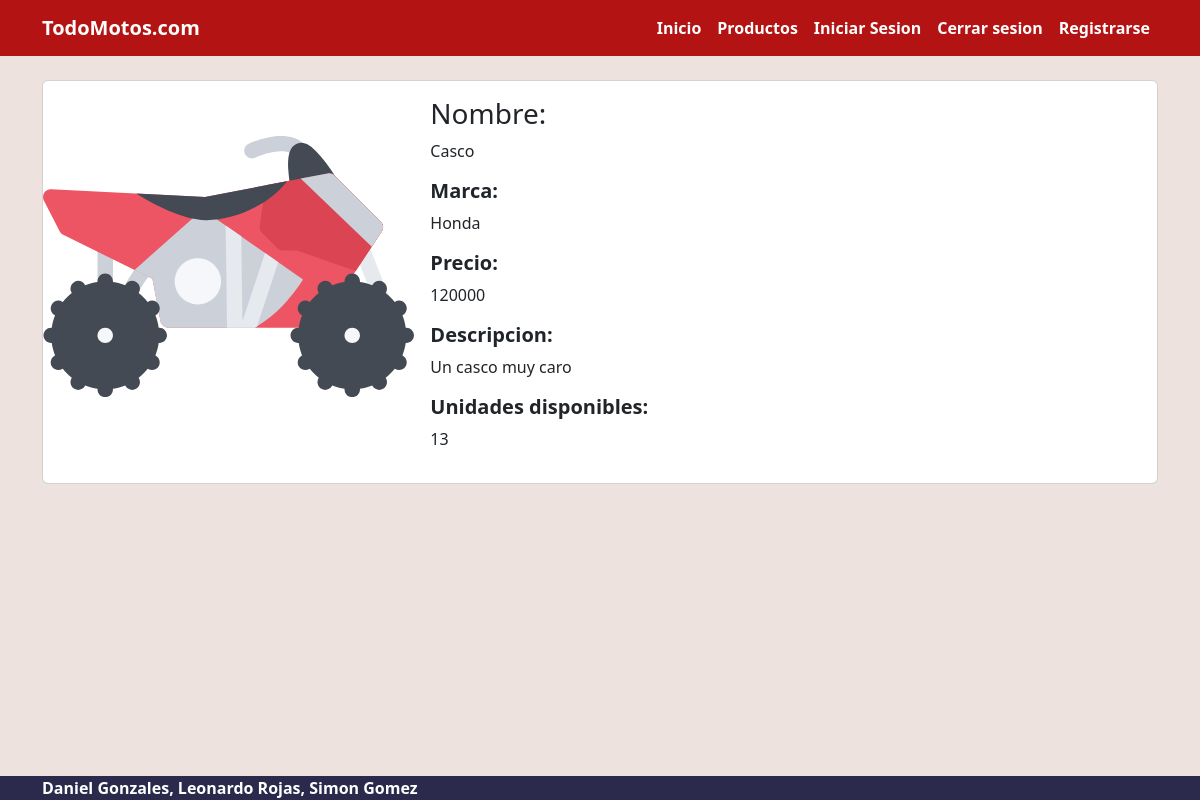
Page /product/1 on the committed database.
### ecommerce/models.py (models this page shows)
class Product(models.Model):
    name = models.CharField(max_length=255)
    brand = models.CharField(max_length=50)
    description = models.CharField(max_length=300)
    price = models.IntegerField()
    stock = models.IntegerField()

### ecommerce/views.py (the view, shortened to what this page needs)
# urls.py: path('product/<str:id>',ProductView.as_view(),name='product'),
class ProductView(View):
    template_name = 'pages/product.html'
    def get(self, request, id):
        viewData = {}
        if(request.user.is_superuser):
            viewData['isSuperUser'] = 1
        else:
            viewData['isSuperUser'] = 0
        try:
            product_id = int(id)
            if product_id < 1:
                raise ValueError("Product id must be 1 or greater")
            product = get_object_or_404(Product, pk=product_id)
        except:
            return redirect('error')
        viewData["product"] = product
        return render(request, self.template_name, viewData)

### ecommerce/templates/pages/product.html (shortened to what this page needs)
{% extends 'base.html' %}
{% load static %}
{% block content %}
<div class="card mb-3">
    <div class="row g-0">
        <div class="col-md-4">
            <img src="{% static 'products/icono_moto.svg' %}"
                class="img-fluid rounded-start">
        </div>
        <div class="col-md-8">
            <div class="card-body">
                <h3 class="card-title">Nombre:</h3>
                <p class="fst-normal">{{product.name}}</p>
                <h5 class="fw-bold">Marca: </h5>
                <p class="fst-normal">{{product.brand}}</p>
                <h5 class="fw-bold">Precio:</h5>
                <p class="fst-normal">{{product.price}}</p>
                <h5 class="fw-bold">Descripcion:</h5>
                <p class="fst-normal">{{product.description}}</p>
                <h5 class="fw-bold">Unidades disponibles:</h5>
                <p class="fst-normal">{{product.stock}}</p>
            </div>
        </div>
    </div>
</div>
{% endblock %}

### ecommerce/static/app.css (style rules this page uses)
body { background: #EEE2DE !important; }

### rows in the picture
Product: name "Casco", brand "Honda", price "120000", description "Un casco muy caro", stock "13"
